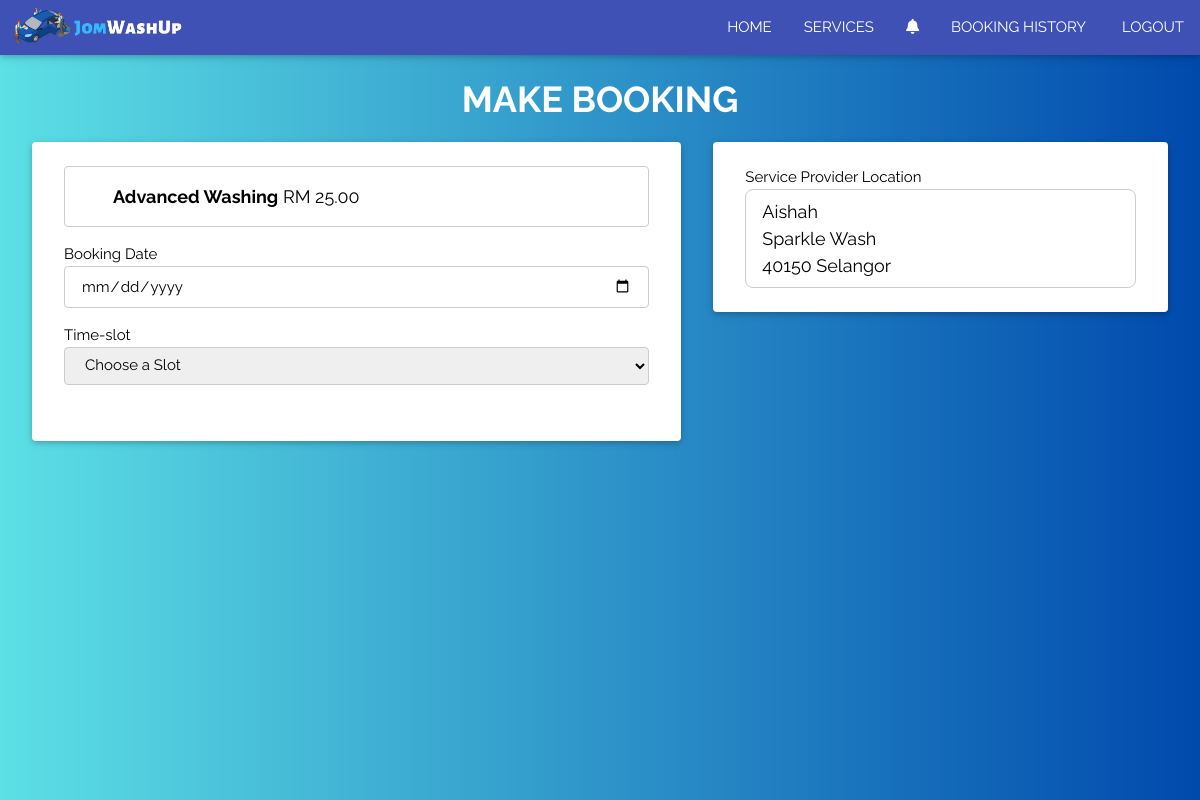
The app's page /booking_add2.php?id_service=48 (signed in) with its own data.
### tables this page shows
CREATE TABLE `service` (
  `id_service` int(11) NOT NULL,
  `id_provider` int(11) NOT NULL,
  `title` varchar(100) NOT NULL,
  `description` text NOT NULL,
  `price` varchar(10) NOT NULL,
  `service_type` varchar(10) NOT NULL
);

CREATE TABLE `provider` (
  `id_provider` int(11) NOT NULL,
  `name` varchar(100) NOT NULL,
  `email` varchar(100) NOT NULL,
  `phone` varchar(40) NOT NULL,
  `username` varchar(40) NOT NULL,
  `password` varchar(40) NOT NULL,
  `location` text NOT NULL,
  `city` varchar(40) DEFAULT NULL,
  `postcode` varchar(10) NOT NULL
);

### booking_add2.php (the view, shortened to what this page needs)
<?php
include("database.php");
$id_service = (isset($_REQUEST['id_service'])) ? trim($_REQUEST['id_service']) : '';
$rst = mysqli_query($con, "SELECT * FROM `service`, `provider` WHERE service.id_provider = provider.id_provider AND `id_service` = $id_service");
$dat = mysqli_fetch_array($rst);
$location = $dat["location"];
$postcode = $dat["postcode"];
$city = $dat["city"];
$name_provdr = $dat["name"];
?>
<!DOCTYPE html>
<html>
<link rel="stylesheet" href="w3.css">
<link rel="stylesheet" href="https://cdnjs.cloudflare.com/ajax/libs/font-awesome/5.15.4/css/all.min.css" />
<body>
<?PHP include("menu-customer.php"); ?>
<div class="bgimg-1">
	<div class="w3-padding-32"></div>
	<div class="w3-padding w3-xxlarge w3-center w3-text-white"><b>MAKE BOOKING</b></div>
	<div class="w3-container w3-content" style="max-width:1200px;">
	  <div class="w3-row">
		  <div class="w3-col s7 ">
			<div class="w3-padding ">
			<div class="w3-card w3-padding w3-round w3-white">
				<div class="w3-margin ">
				<form action="" method="post" >
					  <div class="w3-section " >
						<div class="w3-border w3-padding w3-round w3-white">
							<div class="w3-padding ">
							<label class="w3-margin-left w3-large"><b><?PHP echo $dat["title"];?></b>
							RM <?PHP echo $dat["price"];?></label>
							</div>
						</div>
					  </div>
					  <div class="w3-section " >
						Booking Date
						<input class="w3-input w3-border w3-round w3-padding" type="date" name="booking_date" id="booking_date" onchange="checkSetting();" min="<?PHP echo date("Y-m-d");?>" value="" required>
					  </div>
					  <div class="w3-section " >
						Time-slot
						<select class="w3-select w3-border w3-round w3-padding" name="booking_time" id="booking_time" onchange="checkSetting();" required>
							<option value="">Choose a Slot</option>
						</select>
					  </div>
					  <div class="w3-padding"></div>
				</form>
				</div>
			</div>
			</div>
		  </div>
		  <div class="w3-col s5 ">
				<div class="w3-padding">
					<div class="w3-card w3-padding w3-round w3-white">
						<div class="w3-margin">
						Service Provider Location
						<div class="w3-border w3-padding w3-round-large w3-large">
						<?PHP echo $name_provdr; ?><br>
						<?PHP echo $location;?>
						<br>
						<?PHP echo $postcode;?>	<?PHP echo $city;?>
						</div>
						</div>
					</div>
				</div>
		  </div>
		</div>
		<div class="w3-padding-16"></div>
	  </div>
	</div>
</body>
</html>

### w3.css (style rules this page uses)
*,*:before,*:after { box-sizing:inherit }
html { -ms-text-size-adjust:100%;-webkit-text-size-adjust:100% }
body { margin:0 }
b,strong { font-weight:bolder }
button,input,select,textarea,optgroup { font:inherit;margin:0 }
button,input { overflow:visible }
button,select { text-transform:none }
html,body { font-family:Verdana,sans-serif;font-size:15px;line-height:1.5 }
html { overflow-x:hidden }
.w3-input { padding:6px;display:block;border:none;border-bottom:1px solid #ccc;width:100% }
.w3-select { padding:9px 0;width:100%;border:none;border-bottom:1px solid #ccc }
.w3-container:after,.w3-container:before,.w3-panel:after,.w3-panel:before,.w3-row:after,.w3-row:before,.w3-row-padding:after,.w3-row-padding:before, .w3-cell-row:before,.w3-cell-row:after,.w3-clear:after,.w3-clear:before,.w3-bar:before,.w3-bar:after { content:"";display:table;clear:both }
.w3-col,.w3-half,.w3-third,.w3-twothird,.w3-threequarter,.w3-quarter { float:left;width:100% }
.w3-col.s5 { width:41.66666% }
.w3-col.s7 { width:58.33333% }
.w3-content,.w3-auto { margin-left:auto;margin-right:auto }
.w3-content { max-width:980px }
.w3-round,.w3-round-medium { border-radius:4px }
.w3-round-large { border-radius:8px }
.w3-container,.w3-panel { padding:0.01em 16px }
.w3-card,.w3-card-2 { box-shadow:0 2px 5px 0 rgba(0,0,0,0.16),0 2px 10px 0 rgba(0,0,0,0.12) }
.w3-large { font-size:18px!important }
.w3-xxlarge { font-size:36px!important }
.w3-center { text-align:center!important }
.w3-border { border:1px solid #ccc!important }
.w3-section,.w3-code { margin-top:16px!important;margin-bottom:16px!important }
.w3-margin { margin:16px!important }
.w3-margin-left { margin-left:16px!important }
.w3-padding { padding:8px 16px!important }
.w3-padding-16 { padding-top:16px!important;padding-bottom:16px!important }
.w3-padding-32 { padding-top:32px!important;padding-bottom:32px!important }
.w3-white,.w3-hover-white:hover { color:#000!important;background-color:#fff!important }
.w3-text-white,.w3-hover-text-white:hover { color:#fff!important }

### booking_add2.php (style rules this page uses)
body,h1,h2,h3,h4,h5,h6 { font-family: "Raleway", sans-serif }
body, html { height: 100%; line-height: 1.5; }
.bgimg-1 { background-position: top; background-size: cover; background-attachment: fixed; background-image: url(images/carwashbg.png); min-height: 100%; }

### records on screen
service: title "Advanced Washing", price "25.00", id_provider.name "Aishah", id_provider.location "Sparkle Wash", id_provider.postcode "40150", id_provider.city "Selangor"
